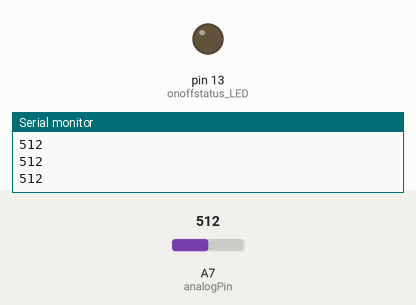
Simulated run of this sketch. Board: Arduino Nano, built with avr-gcc and run on an emulated ATmega328P. Parts: output pins drawn as LEDs (lit = HIGH), the last lines printed to the serial monitor. The test bench sets the inputs (shaded band); at power-on: A7 (analogPin) = 512.

Above: at 1.2 s.
1.3 s: A7 (analogPin) set to 314
2.8 s: A7 (analogPin) set to 291
At 4.3 s:
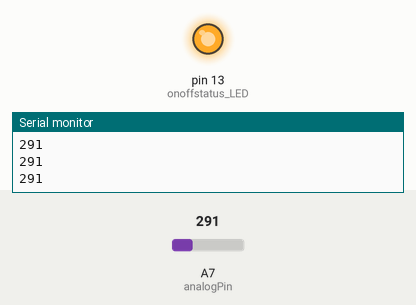
4.6 s: A7 (analogPin) set to 306
At 5.9 s:
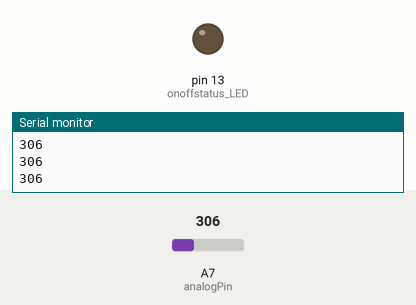
6.4 s: A7 (analogPin) set to 122
At 7.2 s:
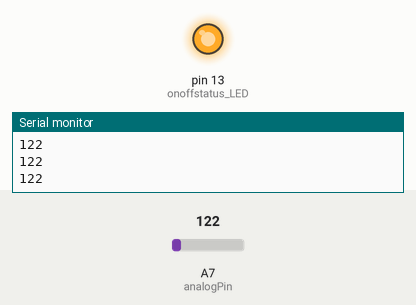
Timing chart, 0 to 9.2 s (numbered marks = the images above; inputs shaded):
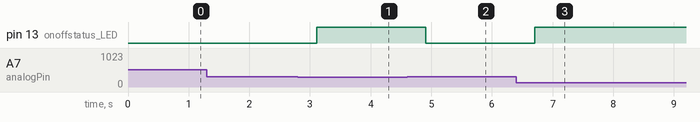

The sketch:

ON_OFF_DETECTION.ino
```cpp
/*
  ON_OFF_DETECTION
  GitHub: https://github.com/edvler/ON_OFF_Detection_230V_24V_arduino
  Web-Blog:

  Author: Matthias Maderer
  Date: 29.03.2013

  Info: Look at the Readme.txt or the Web-Blog

  How to setup?

  Step1:
  Setup your Hardware as shown on the pictures under the Fritzing folder! If you dont have the Fritzing folder look at the GitHub Link or the Blog!
  The shown setup is a simple Pull-up circuit. This means, if the resistance of the LDR high the value of analogRead would be high and goes near 1024.
  If the resistance of the LDR is low, the value is low and goes near 0.

  Step2:
  Set the analog input PIN you use. See analogPin variable.
  Upload this scetch on your arduino!

  Step3:
  Open the Serial Monitor. Maybe you have to reset your device with the reset button.
  Now place your signal light on front of the LDR and turn it on and off.
  You will see that the value differs significant when the powersource is turned on or off.
  Note the aproximitly value for on and off state non a paper.
  Keep in mind, that other light sources may influence!!

  Step4:
  Change the lightOnBelow variable.
  Look at your paper for the value you noted when the light was on. You should set lightOnBelow about +100 higher.
  Example.   You noted a value of ~1000 when the signal light was off.
             You noted a value of ~750 when the signal light was on.

  Then i would choose 850 for the lightOnBelow variable.

  Step5:
  Upload your scetch again. Now if you turn on the signal light, LED 13 on the arduino board also should light up and goes off if you turn off your signal light.

 */

// define the Arduino analog PIN
int analogPin = A7;

// below which value is the "detection" light off
int lightOnBelow = 300;

// How many milliseconds the value needs to be stable above or below the lightOnBelow variable the to be treated as change from 0 (off) to 1 (on) or 1 to 0
// This prevents the variable deviceOn from flapping when the light is turned on or off.
// As higher the value as slower is the reaction to light changes.
int ms_no_change = 300;

// Variable for on/off
byte deviceOn = 0;


// 3 Variables for flapping protection.
byte state; // actual state value for this loop pass
byte last_state; // value from the last loop pass
unsigned long last_change; // how many milliseconds passed since the last change

int onoffstatus_LED = 13;

// the setup routine runs once when you press reset:
void setup() {
  // set the status LED to output.
  pinMode(onoffstatus_LED, OUTPUT);

  // initialize serial communication at 9600 bits per second:
  Serial.begin(9600);
}


// the loop routine runs over and over again forever:
void loop() {
  // read the input on analog pin:
  int sensorValue = analogRead(analogPin);

  // check if the value is below the value of the lightOnBelow variable
  if (sensorValue < lightOnBelow) {
    state = 1;   // yes, its below!
  } else {
    state = 0;   // no, its above!
  }

  // is the state of the last loop pass the same
  if (state != last_state) {
      // if not set last_change to now!
      last_change = millis();
  }

  // check if now - last_change is bigger than ms_no_change
  if ((millis() - last_change) > ms_no_change) {
    // if its true, the value is stable! Set deviceOn to the actual state!
    deviceOn = state;
  }

  // save the state of this loop pass for the next loop pass
  last_state = state;

  // print the actual state
  Serial.println(sensorValue);

  if (deviceOn == 1) {
    digitalWrite(onoffstatus_LED,HIGH);
  } else {
    digitalWrite(onoffstatus_LED,LOW);
  }
}
```

Measured:
- the behaviour switches between 300 and 299 on A7 (analogPin) (found by bisection; images 0 and 1)
- after the input at 2.8 s, pin 13 (onoffstatus_LED): LOW → HIGH after 0.31 s
- after the input at 4.6 s, pin 13 (onoffstatus_LED): HIGH → LOW after 0.31 s
- after the input at 6.4 s, pin 13 (onoffstatus_LED): LOW → HIGH after 0.31 s
